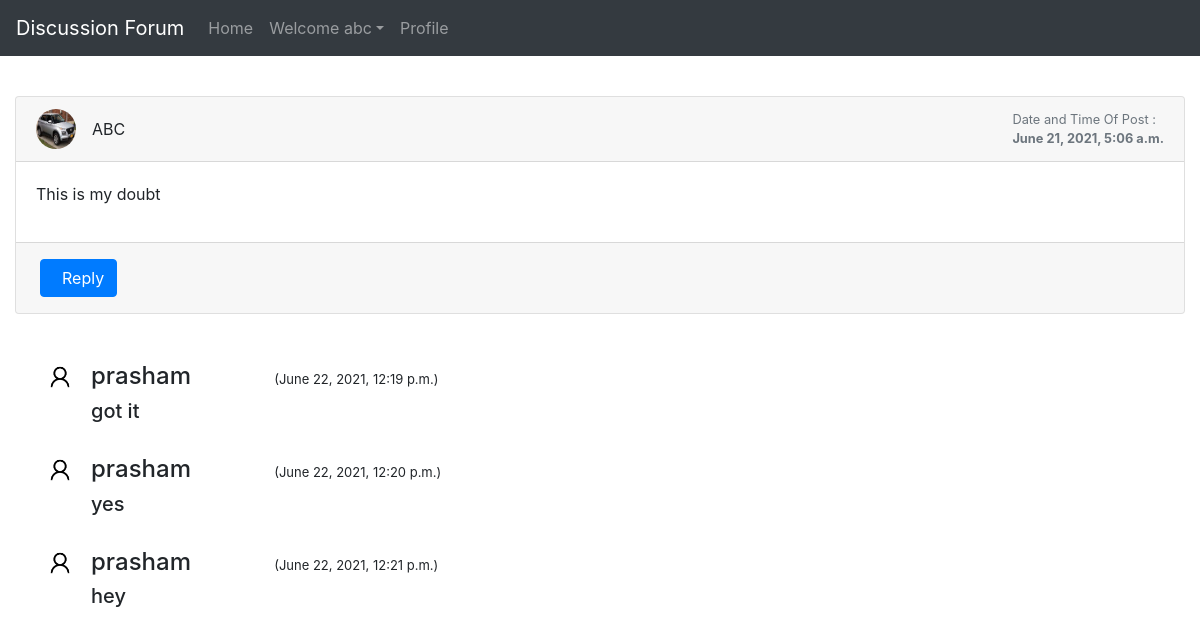
Page /discussion/20/ (signed in) on the committed database.
### profile_of_user/models.py (models this page shows)
class Post(models.Model):
    user1 = models.ForeignKey(User, on_delete=models.CASCADE, default=1)
    post_id = models.AutoField
    post_content = models.CharField(max_length=5000)
    timestamp= models.DateTimeField(default=now)
    image = models.ImageField(upload_to="images",default="")

class Replie(models.Model):
    user = models.ForeignKey(User, on_delete=models.CASCADE, default=1)
    reply_id = models.AutoField
    reply_content = models.CharField(max_length=5000)
    post = models.ForeignKey(Post, on_delete=models.CASCADE, default='')
    timestamp= models.DateTimeField(default=now)
    image = models.ImageField(upload_to="images",default="")

### profile_of_user/views.py (the view, shortened to what this page needs)
# urls.py: path("discussion/<int:myid>/", views.discussion, name="Discussions"),
def discussion(request, myid):
    post = Post.objects.filter(id=myid).first()
    replies = Replie.objects.filter(post=post)
    return render(request, "discussion.html", {'post':post, 'replies':replies})

### profile_of_user/templates/discussion.html (shortened to what this page needs)
{% extends 'basic.html' %}
{% block body %}
<br>
<div class="container-fluid mt-5">
    <div class="row">
        <div class="col-md-12">
            <div class="card mb-4">
                <div class="card-header">
                    <div class="media flex-wrap w-100 align-items-center"> <img src="/media/{{post.image}}"
                            class="d-block ui-w-40 rounded-circle" alt="" width="40px" height="40px">
                        <div class="media-body ml-3" style="text-transform: uppercase;"> <a data-abc="true">{{post.user1}}</a>
                        </div>
                        <div class="text-muted small ml-3">
                            <div>Date and Time Of Post :</div>
                            <div><strong>{{post.timestamp}}</strong></div>
                        </div>
                    </div>
                </div>
                <div class="card-body">
                    <p>{{post.post_content}}</p>
                </div>
                <div class="card-footer d-flex flex-wrap justify-content-between align-items-center px-0 pt-0 pb-3">
                    <div class="px-4 pt-3"> <button type="button" class="btn btn-primary" data-target="#reply" data-toggle="modal">&nbsp; Reply</button> </div>
                </div>
            </div>
        </div>
    </div>
</div>
{% for reply in replies %}
<br>
<div class="container">
<div class="media">
    <img class="mr-3 rounded-circle" src="/media/{{reply.image}}" alt="." width="30px" height="30px">
    <div class="media-body">
      <h4 class="mt-0">{{reply.user}}	&nbsp;	&nbsp;	&nbsp;	&nbsp;	&nbsp;	&nbsp;  <span><small style="font-size: 13px;">({{reply.timestamp}})</small></span></h4>
      <h5>{{reply.reply_content}}</h5>
    </div>
  </div>
</div>
{% endfor %}
{% endblock %}

### profile_of_user/templates/basic.html (shortened to what this page needs)
<!doctype html>
<html lang="en">
  <head>
    <link rel="stylesheet" href="https://stackpath.bootstrapcdn.com/bootstrap/4.2.1/css/bootstrap.min.css">
  </head>
  <body>
    <nav class="navbar navbar-expand-lg navbar-dark bg-dark fixed-top">
  <a class="navbar-brand" href="/">Discussion Forum</a>
  <div class="collapse navbar-collapse" id="navbarSupportedContent">
    <ul class="navbar-nav mr-auto">
      <li class="nav-item {% block homeactive %} {% endblock homeactive %} ">
        <a class="nav-link" href="/">Home </a>
      </li>
      {% if user.is_authenticated %}
<ul class="navbar-nav mr-2">
<li class="nav-item dropdown">
<a class="nav-link dropdown-toggle" href='#' id="navbarDropdown" role="button" data-toggle="dropdown"> Welcome {{request.user}}</a>
<div class="dropdown-menu" aria-labelledby="navbarDropdown">
      <li class="nav-item {% block profileactive %} {% endblock profileactive %}">
        <a class="nav-link" href="/myprofile">Profile</a>
      </li>
        </div>
      </li>
      {% endif %}
    </ul>
  </div>
</nav>
<br>
</body>
{% block body %} {% endblock %}
</html>

### rows in the picture
Post: image (picture), user1 "ABC", timestamp "June 21, 2021, 5:06 a.m.", post_content "This is my doubt"
Replie: image (placeholder picture), user "prasham", timestamp "June 22, 2021, 12:19 p.m.", reply_content "got it"
Replie: image (placeholder picture), user "prasham", timestamp "June 22, 2021, 12:20 p.m.", reply_content "yes"
Replie: image (placeholder picture), user "prasham", timestamp "June 22, 2021, 12:21 p.m.", reply_content "hey"

### other values in the picture
{{ request.user }} "abc"
